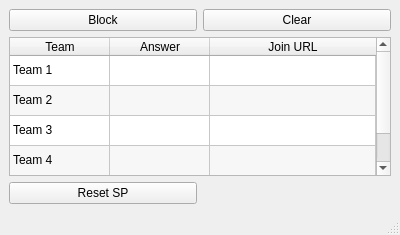
<?xml version="1.0" encoding="UTF-8"?>
<ui version="4.0">
 <class>MainWindow</class>
 <widget class="QMainWindow" name="MainWindow">
  <property name="geometry">
   <rect>
    <x>0</x>
    <y>0</y>
    <width>400</width>
    <height>235</height>
   </rect>
  </property>
  <property name="windowTitle">
   <string>MainWindow</string>
  </property>
  <widget class="QWidget" name="centralwidget">
   <layout class="QGridLayout" name="gridLayout">
    <item row="1" column="0" colspan="2">
     <widget class="QTableWidget" name="tableWidget">
      <property name="alternatingRowColors">
       <bool>true</bool>
      </property>
      <attribute name="horizontalHeaderStretchLastSection">
       <bool>true</bool>
      </attribute>
      <attribute name="verticalHeaderVisible">
       <bool>false</bool>
      </attribute>
      <row>
       <property name="text">
        <string>New Row</string>
       </property>
      </row>
      <row>
       <property name="text">
        <string>New Row</string>
       </property>
      </row>
      <row>
       <property name="text">
        <string>New Row</string>
       </property>
      </row>
      <row>
       <property name="text">
        <string>New Row</string>
       </property>
      </row>
      <column>
       <property name="text">
        <string>Team</string>
       </property>
      </column>
      <column>
       <property name="text">
        <string>Answer</string>
       </property>
      </column>
      <column>
       <property name="text">
        <string>Join URL</string>
       </property>
      </column>
      <item row="0" column="0">
       <property name="text">
        <string>Team 1</string>
       </property>
      </item>
      <item row="0" column="1">
       <property name="text">
        <string/>
       </property>
      </item>
      <item row="1" column="0">
       <property name="text">
        <string>Team 2</string>
       </property>
      </item>
      <item row="1" column="1">
       <property name="text">
        <string/>
       </property>
      </item>
      <item row="2" column="0">
       <property name="text">
        <string>Team 3</string>
       </property>
      </item>
      <item row="2" column="1">
       <property name="text">
        <string/>
       </property>
      </item>
      <item row="3" column="0">
       <property name="text">
        <string>Team 4</string>
       </property>
      </item>
      <item row="3" column="1">
       <property name="text">
        <string/>
       </property>
      </item>
     </widget>
    </item>
    <item row="0" column="0">
     <widget class="QPushButton" name="pushButton_2">
      <property name="text">
       <string>Block</string>
      </property>
     </widget>
    </item>
    <item row="0" column="1">
     <widget class="QPushButton" name="pushButton">
      <property name="text">
       <string>Clear</string>
      </property>
     </widget>
    </item>
    <item row="2" column="0">
     <widget class="QPushButton" name="pushButton_3">
      <property name="text">
       <string>Reset SP</string>
      </property>
     </widget>
    </item>
   </layout>
  </widget>
  <widget class="QMenuBar" name="menubar">
   <property name="geometry">
    <rect>
     <x>0</x>
     <y>0</y>
     <width>400</width>
     <height>21</height>
    </rect>
   </property>
  </widget>
  <widget class="QStatusBar" name="statusbar"/>
 </widget>
 <resources/>
 <connections/>
</ui>
